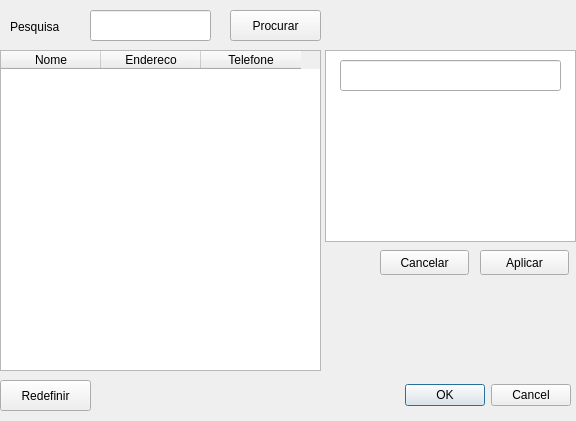
<?xml version="1.0" encoding="UTF-8"?>
<ui version="4.0">
 <class>Dialog</class>
 <widget class="QDialog" name="Dialog">
  <property name="geometry">
   <rect>
    <x>0</x>
    <y>0</y>
    <width>576</width>
    <height>421</height>
   </rect>
  </property>
  <property name="windowTitle">
   <string>Dialog</string>
  </property>
  <widget class="QPushButton" name="btnAplicar">
   <property name="geometry">
    <rect>
     <x>480</x>
     <y>250</y>
     <width>89</width>
     <height>25</height>
    </rect>
   </property>
   <property name="text">
    <string>Aplicar</string>
   </property>
  </widget>
  <widget class="QPushButton" name="btnCancelar">
   <property name="geometry">
    <rect>
     <x>380</x>
     <y>250</y>
     <width>89</width>
     <height>25</height>
    </rect>
   </property>
   <property name="text">
    <string>Cancelar</string>
   </property>
  </widget>
  <widget class="QTableWidget" name="tableWidget_3">
   <property name="geometry">
    <rect>
     <x>0</x>
     <y>50</y>
     <width>321</width>
     <height>321</height>
    </rect>
   </property>
   <column>
    <property name="text">
     <string>Nome</string>
    </property>
   </column>
   <column>
    <property name="text">
     <string>Endereco</string>
    </property>
   </column>
   <column>
    <property name="text">
     <string>Telefone</string>
    </property>
   </column>
  </widget>
  <widget class="QTableView" name="tableView">
   <property name="geometry">
    <rect>
     <x>325</x>
     <y>50</y>
     <width>251</width>
     <height>192</height>
    </rect>
   </property>
  </widget>
  <widget class="QPushButton" name="btnProcurar">
   <property name="geometry">
    <rect>
     <x>230</x>
     <y>10</y>
     <width>91</width>
     <height>31</height>
    </rect>
   </property>
   <property name="text">
    <string>Procurar</string>
   </property>
  </widget>
  <widget class="QLineEdit" name="lineColocar">
   <property name="geometry">
    <rect>
     <x>340</x>
     <y>60</y>
     <width>221</width>
     <height>31</height>
    </rect>
   </property>
  </widget>
  <widget class="QLineEdit" name="linePesquisa_2">
   <property name="geometry">
    <rect>
     <x>90</x>
     <y>10</y>
     <width>121</width>
     <height>31</height>
    </rect>
   </property>
  </widget>
  <widget class="QLabel" name="label">
   <property name="geometry">
    <rect>
     <x>10</x>
     <y>16</y>
     <width>71</width>
     <height>21</height>
    </rect>
   </property>
   <property name="text">
    <string>Pesquisa</string>
   </property>
  </widget>
  <widget class="QDialogButtonBox" name="buttonBox">
   <property name="geometry">
    <rect>
     <x>400</x>
     <y>380</y>
     <width>171</width>
     <height>31</height>
    </rect>
   </property>
   <property name="orientation">
    <enum>Qt::Horizontal</enum>
   </property>
   <property name="standardButtons">
    <set>QDialogButtonBox::Cancel|QDialogButtonBox::Ok</set>
   </property>
  </widget>
  <widget class="QPushButton" name="btnProcurar_2">
   <property name="geometry">
    <rect>
     <x>0</x>
     <y>380</y>
     <width>91</width>
     <height>31</height>
    </rect>
   </property>
   <property name="text">
    <string>Redefinir</string>
   </property>
  </widget>
 </widget>
 <resources/>
 <connections/>
</ui>
